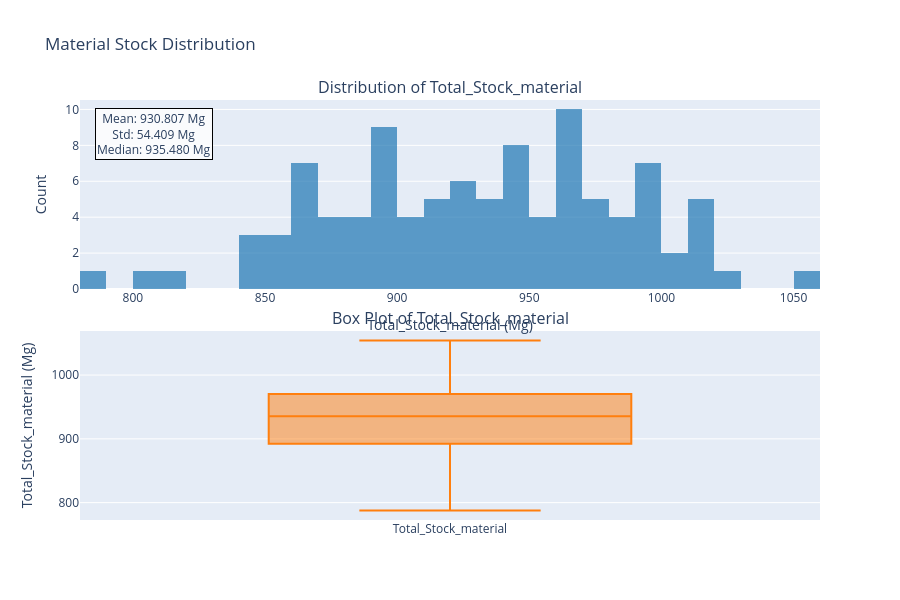
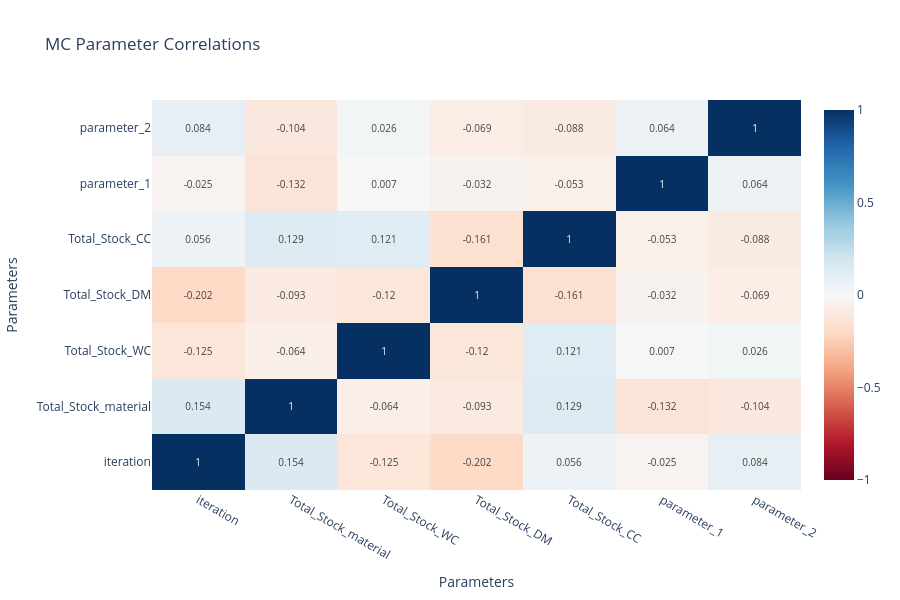
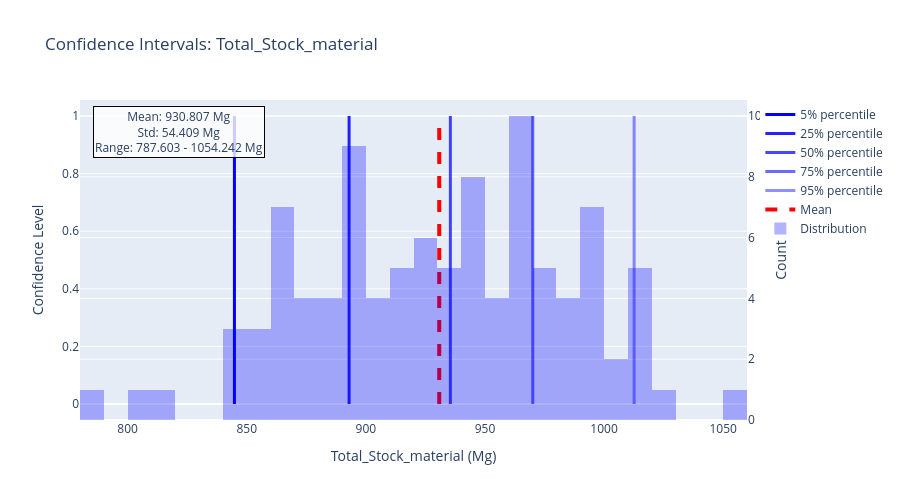

Source (notebook cell) for these figures, in order:
### Code cell
# Individual MC plots
print("\n📊 Creating individual Monte Carlo plots...")
try:
    if has_mc and 'mc_results' in locals():
        # Individual MC plots using existing functions
        plotting.plot_mc_distribution(mc_results, 'Total_Stock_material', 'Mg', 'Material Stock Distribution')
        plotting.plot_mc_correlation_matrix(mc_results, title='MC Parameter Correlations')
        plotting.plot_mc_confidence_intervals(mc_results, 'Total_Stock_material', unit='Mg')
        print("✅ Individual Monte Carlo plots created")
        print("   📊 Distribution: Histogram and box plot analysis")
        print("   🔗 Correlation: Parameter relationship matrix")
        print("   📈 Confidence: Percentile-based uncertainty analysis")
    else:
        print("ℹ️ No MC results available for individual plots")
except Exception as e:
    print(f"⚠️ Could not create individual MC plots: {e}")

### Figure 1 — Plotly figure (JSON) as saved in the notebook; plotly's stock layout.template omitted (floating-point values rounded to 4 significant figures)
{"data": [{"marker": {"color": "#1f77b4"}, "name": "Distribution", "nbinsx": 30, "opacity": 0.7, "type": "histogram", "x": [968.3, 897.4, 878.5, 1011.0, 888.7, 889.8, 944.9, 1009.0, 893.5, 841.1, 893.6, 891.3, 974.4, 893.6, 985.5, 943.2, 938.9, 886.9, 975.3, 983.5, 910.0, 987.1, 860.4, 876.3, 866.8, 992.8, 969.7, 844.5, 864.2, 993.3, 913.0, 844.8, 959.9, 804.2, 852.0, 953.4, 861.2, 897.2, 998.6, 873.8, 894.9, 934.7, 928.1, 924.2, 929.4, 997.3, 930.8, 819.7, 1014.0, 975.8, 928.9, 1018.0, 906.6, 787.6, 903.5, 858.7, 1054.0, 971.0, 1024.0, 965.1, 895.9, 960.8, 898.3, 908.4, 991.3, 1013.0, 919.2, 923.7, 945.2, 994.7, 965.1, 948.4, 986.9, 951.4, 851.6, 860.7, 964.4, 879.7, 960.2, 948.1, 942.5, 961.9, 883.1, 965.1, 1008.0, 957.8, 916.0, 946.3, 976.9, 860.3, 936.2, 926.3, 916.4, 992.8, 917.3, 943.9, 865.1, 1016.0, 968.1, 936.4], "xaxis": "x", "yaxis": "y"}, {"boxpoints": "outliers", "marker": {"color": "#ff7f0e"}, "name": "Total_Stock_material", "type": "box", "xaxis": "x2", "y": [968.3, 897.4, 878.5, 1011.0, 888.7, 889.8, 944.9, 1009.0, 893.5, 841.1, 893.6, 891.3, 974.4, 893.6, 985.5, 943.2, 938.9, 886.9, 975.3, 983.5, 910.0, 987.1, 860.4, 876.3, 866.8, 992.8, 969.7, 844.5, 864.2, 993.3, 913.0, 844.8, 959.9, 804.2, 852.0, 953.4, 861.2, 897.2, 998.6, 873.8, 894.9, 934.7, 928.1, 924.2, 929.4, 997.3, 930.8, 819.7, 1014.0, 975.8, 928.9, 1018.0, 906.6, 787.6, 903.5, 858.7, 1054.0, 971.0, 1024.0, 965.1, 895.9, 960.8, 898.3, 908.4, 991.3, 1013.0, 919.2, 923.7, 945.2, 994.7, 965.1, 948.4, 986.9, 951.4, 851.6, 860.7, 964.4, 879.7, 960.2, 948.1, 942.5, 961.9, 883.1, 965.1, 1008.0, 957.8, 916.0, 946.3, 976.9, 860.3, 936.2, 926.3, 916.4, 992.8, 917.3, 943.9, 865.1, 1016.0, 968.1, 936.4], "yaxis": "y2"}], "layout": {"annotations": [{"font": {"size": 16}, "showarrow": false, "text": "Distribution of Total_Stock_material", "x": 0.5, "xanchor": "center", "xref": "paper", "y": 1, "yanchor": "bottom", "yref": "paper"}, {"font": {"size": 16}, "showarrow": false, "text": "Box Plot of Total_Stock_material", "x": 0.5, "xanchor": "center", "xref": "paper", "y": 0.45, "yanchor": "bottom", "yref": "paper"}, {"bgcolor": "rgba(255,255,255,0.8)", "bordercolor": "black", "borderwidth": 1, "showarrow": false, "text": "Mean: 930.807 Mg<br>Std: 54.409 Mg<br>Median: 935.480 Mg", "x": 0.02, "xref": "paper", "y": 0.98, "yref": "paper"}], "height": 600, "showlegend": false, "title": {"text": "Material Stock Distribution"}, "xaxis": {"anchor": "y", "domain": [0, 1], "title": {"text": "Total_Stock_material (Mg)"}}, "xaxis2": {"anchor": "y2", "domain": [0, 1]}, "yaxis": {"anchor": "x", "domain": [0.55, 1], "title": {"text": "Count"}}, "yaxis2": {"anchor": "x2", "domain": [0, 0.45], "title": {"text": "Total_Stock_material (Mg)"}}}}

### Figure 2 — Plotly figure (JSON) as saved in the notebook; plotly's stock layout.template omitted (floating-point values rounded to 4 significant figures)
{"data": [{"colorscale": [[0, "rgb(103,0,31)"], [0.1, "rgb(178,24,43)"], [0.2, "rgb(214,96,77)"], [0.3, "rgb(244,165,130)"], [0.4, "rgb(253,219,199)"], [0.5, "rgb(247,247,247)"], [0.6, "rgb(209,229,240)"], [0.7, "rgb(146,197,222)"], [0.8, "rgb(67,147,195)"], [0.9, "rgb(33,102,172)"], [1, "rgb(5,48,97)"]], "hoverongaps": false, "text": [[1, 0.154, -0.125, -0.202, 0.056, -0.025, 0.084], [0.154, 1, -0.064, -0.093, 0.129, -0.132, -0.104], [-0.125, -0.064, 1, -0.12, 0.121, 0.007, 0.026], [-0.202, -0.093, -0.12, 1, -0.161, -0.032, -0.069], [0.056, 0.129, 0.121, -0.161, 1, -0.053, -0.088], [-0.025, -0.132, 0.007, -0.032, -0.053, 1, 0.064], [0.084, -0.104, 0.026, -0.069, -0.088, 0.064, 1]], "textfont": {"size": 10}, "texttemplate": "%{text}", "type": "heatmap", "x": ["iteration", "Total_Stock_material", "Total_Stock_WC", "Total_Stock_DM", "Total_Stock_CC", "parameter_1", "parameter_2"], "y": ["iteration", "Total_Stock_material", "Total_Stock_WC", "Total_Stock_DM", "Total_Stock_CC", "parameter_1", "parameter_2"], "z": [[1, 0.1538, -0.1249, -0.2017, 0.05633, -0.02513, 0.08375], [0.1538, 1, -0.06392, -0.09343, 0.1286, -0.1321, -0.1044], [-0.1249, -0.06392, 1, -0.1197, 0.1208, 0.006969, 0.02565], [-0.2017, -0.09343, -0.1197, 1, -0.1608, -0.03215, -0.06941], [0.05633, 0.1286, 0.1208, -0.1608, 1, -0.05347, -0.08818], [-0.02513, -0.1321, 0.006969, -0.03215, -0.05347, 1, 0.06376], [0.08375, -0.1044, 0.02565, -0.06941, -0.08818, 0.06376, 1]], "zmid": 0}], "layout": {"height": 600, "title": {"text": "MC Parameter Correlations"}, "xaxis": {"title": {"text": "Parameters"}}, "yaxis": {"title": {"text": "Parameters"}}}}

### Figure 3 — Plotly figure (JSON) as saved in the notebook; plotly's stock layout.template omitted (floating-point values rounded to 4 significant figures)
{"data": [{"line": {"color": "rgba(0,0,255,1.0)", "width": 3}, "mode": "lines", "name": "5% percentile", "showlegend": true, "type": "scatter", "x": [844.8, 844.8], "y": [0, 1]}, {"line": {"color": "rgba(0,0,255,0.86)", "width": 3}, "mode": "lines", "name": "25% percentile", "showlegend": true, "type": "scatter", "x": [893.0, 893.0], "y": [0, 1]}, {"line": {"color": "rgba(0,0,255,0.72)", "width": 3}, "mode": "lines", "name": "50% percentile", "showlegend": true, "type": "scatter", "x": [935.5, 935.5], "y": [0, 1]}, {"line": {"color": "rgba(0,0,255,0.5800000000000001)", "width": 3}, "mode": "lines", "name": "75% percentile", "showlegend": true, "type": "scatter", "x": [970.1, 970.1], "y": [0, 1]}, {"line": {"color": "rgba(0,0,255,0.44000000000000006)", "width": 3}, "mode": "lines", "name": "95% percentile", "showlegend": true, "type": "scatter", "x": [1013.0, 1013.0], "y": [0, 1]}, {"line": {"color": "red", "dash": "dash", "width": 4}, "mode": "lines", "name": "Mean", "showlegend": true, "type": "scatter", "x": [930.8, 930.8], "y": [0, 1]}, {"marker": {"color": "rgba(0,0,255,0.3)"}, "name": "Distribution", "nbinsx": 30, "type": "histogram", "x": [968.3, 897.4, 878.5, 1011.0, 888.7, 889.8, 944.9, 1009.0, 893.5, 841.1, 893.6, 891.3, 974.4, 893.6, 985.5, 943.2, 938.9, 886.9, 975.3, 983.5, 910.0, 987.1, 860.4, 876.3, 866.8, 992.8, 969.7, 844.5, 864.2, 993.3, 913.0, 844.8, 959.9, 804.2, 852.0, 953.4, 861.2, 897.2, 998.6, 873.8, 894.9, 934.7, 928.1, 924.2, 929.4, 997.3, 930.8, 819.7, 1014.0, 975.8, 928.9, 1018.0, 906.6, 787.6, 903.5, 858.7, 1054.0, 971.0, 1024.0, 965.1, 895.9, 960.8, 898.3, 908.4, 991.3, 1013.0, 919.2, 923.7, 945.2, 994.7, 965.1, 948.4, 986.9, 951.4, 851.6, 860.7, 964.4, 879.7, 960.2, 948.1, 942.5, 961.9, 883.1, 965.1, 1008.0, 957.8, 916.0, 946.3, 976.9, 860.3, 936.2, 926.3, 916.4, 992.8, 917.3, 943.9, 865.1, 1016.0, 968.1, 936.4], "yaxis": "y2"}], "layout": {"annotations": [{"bgcolor": "rgba(255,255,255,0.8)", "bordercolor": "black", "borderwidth": 1, "showarrow": false, "text": "Mean: 930.807 Mg<br>Std: 54.409 Mg<br>Range: 787.603 - 1054.242 Mg", "x": 0.02, "xref": "paper", "y": 0.98, "yref": "paper"}], "height": 500, "title": {"text": "Confidence Intervals: Total_Stock_material"}, "xaxis": {"title": {"text": "Total_Stock_material (Mg)"}}, "yaxis": {"title": {"text": "Confidence Level"}}, "yaxis2": {"overlaying": "y", "side": "right", "title": {"text": "Count"}}}}
